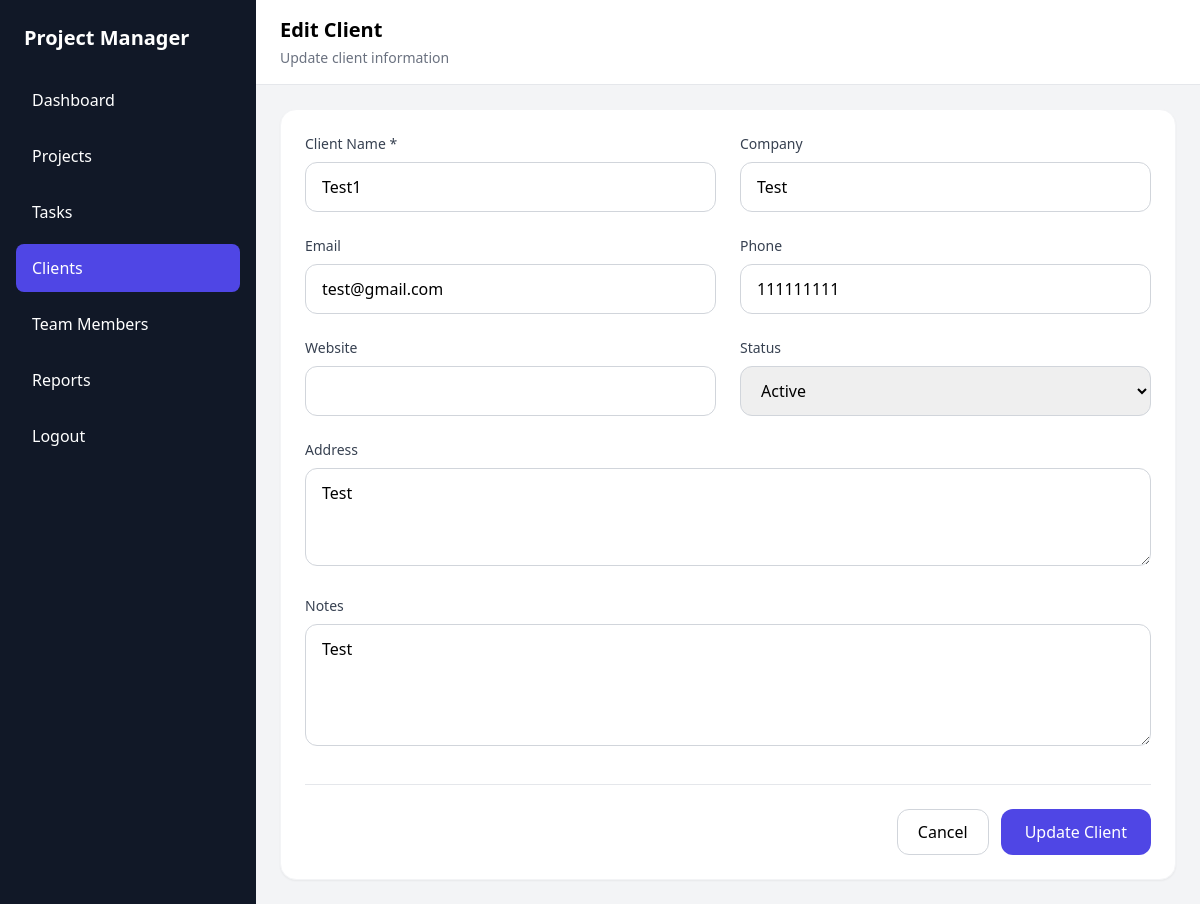
The page /clients/edit.php?id=1 (signed in) on the database its author committed.
### tables this page shows
CREATE TABLE `clients` (
  `id` int(10) UNSIGNED NOT NULL,
  `name` varchar(150) NOT NULL,
  `company` varchar(150) DEFAULT NULL,
  `email` varchar(150) DEFAULT NULL,
  `phone` varchar(30) DEFAULT NULL,
  `address` text DEFAULT NULL,
  `website` varchar(255) DEFAULT NULL,
  `notes` text DEFAULT NULL,
  `status` enum('active','inactive') NOT NULL DEFAULT 'active',
  `created_at` timestamp NOT NULL DEFAULT current_timestamp(),
  `updated_at` timestamp NOT NULL DEFAULT current_timestamp() ON UPDATE current_timestamp()
);

### clients/edit.php (the view, shortened to what this page needs)
<?php
require_once "../config/db.php";
$id = (int)($_GET['id'] ?? 0);
$stmt = $conn->prepare("
    SELECT *
    FROM clients
    WHERE id = ?
    LIMIT 1
");
$stmt->bind_param("i", $id);
$stmt->execute();
$client = $stmt->get_result()->fetch_assoc();
?>
<!DOCTYPE html>
<html lang="en">
<head>
    <script src="https://cdn.tailwindcss.com"></script>
</head>
<body class="bg-gray-100">
<div class="min-h-screen flex">
    <aside class="w-64 bg-gray-900 text-white hidden md:block">
        <div class="p-6">
            <h1 class="text-xl font-bold">
                Project Manager
            </h1>
        </div>
        <nav class="px-4 space-y-2">
            <a href="../dashboard/index.php"
               class="block px-4 py-3 rounded-lg hover:bg-gray-800">
                Dashboard
            </a>
            <a href="../projects/index.php"
               class="block px-4 py-3 rounded-lg hover:bg-gray-800">
                Projects
            </a>
            <a href="../tasks/index.php"
               class="block px-4 py-3 rounded-lg hover:bg-gray-800">
                Tasks
            </a>
            <a href="index.php"
               class="block px-4 py-3 rounded-lg bg-indigo-600">
                Clients
            </a>
            <a href="../team/index.php"
               class="block px-4 py-3 rounded-lg hover:bg-gray-800">
                Team Members
            </a>
            <a href="../reports/index.php"
               class="block px-4 py-3 rounded-lg hover:bg-gray-800">
                Reports
            </a>
            <a href="../auth/logout.php"
               class="block px-4 py-3 rounded-lg hover:bg-red-600 mt-8">
                Logout
            </a>
        </nav>
    </aside>
    <main class="flex-1">
        <header class="bg-white border-b">
            <div class="px-6 py-4">
                <h2 class="text-xl font-semibold">
                    Edit Client
                </h2>
                <p class="text-sm text-gray-500 mt-1">
                    Update client information
                </p>
            </div>
        </header>
        <section class="p-6">
            <div class="max-w-4xl mx-auto">
                <form
                    action="update.php"
                    method="POST"
                    class="bg-white rounded-2xl shadow-sm border border-gray-100 p-6"
                >
                    <div class="grid grid-cols-1 md:grid-cols-2 gap-6">
                        <div>
                            <label class="block text-sm font-medium text-gray-700 mb-2">
                                Client Name *
                            </label>
                            <input
                                type="text"
                                name="name"
                                required
                                value="<?= htmlspecialchars($client['name']) ?>"
                                class="w-full px-4 py-3 border border-gray-300 rounded-xl focus:ring-2 focus:ring-indigo-500 outline-none"
                            >
                        </div>
                        <div>
                            <label class="block text-sm font-medium text-gray-700 mb-2">
                                Company
                            </label>
                            <input
                                type="text"
                                name="company"
                                value="<?= htmlspecialchars($client['company'] ?? '') ?>"
                                class="w-full px-4 py-3 border border-gray-300 rounded-xl focus:ring-2 focus:ring-indigo-500 outline-none"
                            >
                        </div>
                        <div>
                            <label class="block text-sm font-medium text-gray-700 mb-2">
                                Email
                            </label>
                            <input
                                type="email"
                                name="email"
                                value="<?= htmlspecialchars($client['email'] ?? '') ?>"
                                class="w-full px-4 py-3 border border-gray-300 rounded-xl focus:ring-2 focus:ring-indigo-500 outline-none"
                            >
                        </div>
                        <div>
                            <label class="block text-sm font-medium text-gray-700 mb-2">
                                Phone
                            </label>
                            <input
                                type="text"
                                name="phone"
                                value="<?= htmlspecialchars($client['phone'] ?? '') ?>"
                                class="w-full px-4 py-3 border border-gray-300 rounded-xl focus:ring-2 focus:ring-indigo-500 outline-none"
                            >
                        </div>
                        <div>
                            <label class="block text-sm font-medium text-gray-700 mb-2">
                                Website
                            </label>
                            <input
                                type="url"
                                name="website"
                                value="<?= htmlspecialchars($client['website'] ?? '') ?>"
                                class="w-full px-4 py-3 border border-gray-300 rounded-xl focus:ring-2 focus:ring-indigo-500 outline-none"
                            >
                        </div>
                        <div>
                            <label class="block text-sm font-medium text-gray-700 mb-2">
                                Status
                            </label>
                            <select
                                name="status"
                                class="w-full px-4 py-3 border border-gray-300 rounded-xl focus:ring-2 focus:ring-indigo-500 outline-none"
                            >
                                <option
                                    value="active"
                                    <?= $client['status'] === 'active' ? 'selected' : '' ?>
                                >
                                    Active
                                </option>
                            </select>
                        </div>
                        <div class="md:col-span-2">
                            <label class="block text-sm font-medium text-gray-700 mb-2">
                                Address
                            </label>
                            <textarea
                                name="address"
                                rows="3"
                                class="w-full px-4 py-3 border border-gray-300 rounded-xl focus:ring-2 focus:ring-indigo-500 outline-none"
                            ><?= htmlspecialchars($client['address'] ?? '') ?></textarea>
                        </div>
                        <div class="md:col-span-2">
                            <label class="block text-sm font-medium text-gray-700 mb-2">
                                Notes
                            </label>
                            <textarea
                                name="notes"
                                rows="4"
                                class="w-full px-4 py-3 border border-gray-300 rounded-xl focus:ring-2 focus:ring-indigo-500 outline-none"
                            ><?= htmlspecialchars($client['notes'] ?? '') ?></textarea>
                        </div>
                    </div>
                    <div class="flex justify-end gap-3 mt-8 pt-6 border-t">
                        <a
                            href="index.php"
                            class="px-5 py-2.5 border border-gray-300 rounded-xl hover:bg-gray-50"
                        >
                            Cancel
                        </a>
                        <button
                            type="submit"
                            class="px-6 py-2.5 bg-indigo-600 text-white rounded-xl hover:bg-indigo-700"
                        >
                            Update Client
                        </button>
                    </div>
                </form>
            </div>
        </section>
    </main>
</div>
</body>
</html>

### rows shown on the page
clients: name "Test1", company "Test", email "test@gmail.com", phone "111111111", status "Active", address "Test", notes "Test"
